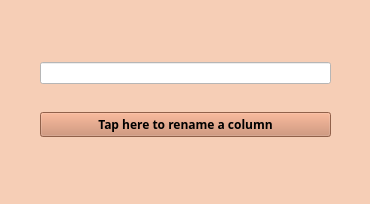
<?xml version="1.0" encoding="UTF-8"?>
<ui version="4.0">
 <class>Rename_column</class>
 <widget class="QWidget" name="Rename_column">
  <property name="geometry">
   <rect>
    <x>0</x>
    <y>0</y>
    <width>370</width>
    <height>204</height>
   </rect>
  </property>
  <property name="windowTitle">
   <string>Form</string>
  </property>
  <property name="styleSheet">
   <string notr="true">background-color: #F6CEB6;</string>
  </property>
  <widget class="QWidget" name="">
   <property name="geometry">
    <rect>
     <x>40</x>
     <y>40</y>
     <width>291</width>
     <height>121</height>
    </rect>
   </property>
   <layout class="QVBoxLayout" name="verticalLayout">
    <item>
     <widget class="QLineEdit" name="lineEdit">
      <property name="styleSheet">
       <string notr="true">background-color: #FFFFFF;</string>
      </property>
     </widget>
    </item>
    <item>
     <widget class="QPushButton" name="pushButton_rename">
      <property name="font">
       <font>
        <family>Microsoft JhengHei</family>
        <weight>75</weight>
        <bold>true</bold>
       </font>
      </property>
      <property name="styleSheet">
       <string notr="true">background-color: #CB8867;</string>
      </property>
      <property name="text">
       <string>Tap here to rename a column</string>
      </property>
     </widget>
    </item>
   </layout>
  </widget>
 </widget>
 <resources/>
 <connections/>
</ui>
